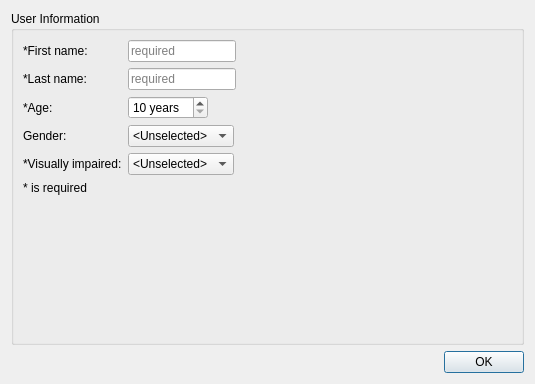
<?xml version="1.0" encoding="UTF-8"?>
<ui version="4.0">
 <class>UserInfoPage</class>
 <widget class="QWidget" name="UserInfoPage">
  <property name="geometry">
   <rect>
    <x>0</x>
    <y>0</y>
    <width>535</width>
    <height>384</height>
   </rect>
  </property>
  <property name="windowTitle">
   <string>UserInfoPage</string>
  </property>
  <layout class="QVBoxLayout" name="verticalLayout">
   <item>
    <widget class="QGroupBox" name="userInfoBox">
     <property name="title">
      <string>User Information</string>
     </property>
     <layout class="QFormLayout" name="formLayout">
      <property name="fieldGrowthPolicy">
       <enum>QFormLayout::FieldsStayAtSizeHint</enum>
      </property>
      <property name="labelAlignment">
       <set>Qt::AlignLeading|Qt::AlignLeft|Qt::AlignVCenter</set>
      </property>
      <item row="0" column="0">
       <widget class="QLabel" name="firstNameLabel">
        <property name="text">
         <string>*First name:</string>
        </property>
       </widget>
      </item>
      <item row="0" column="1">
       <widget class="QLineEdit" name="firstNameEdit">
        <property name="placeholderText">
         <string>required</string>
        </property>
       </widget>
      </item>
      <item row="1" column="0">
       <widget class="QLabel" name="lastNameLabel">
        <property name="text">
         <string>*Last name:</string>
        </property>
       </widget>
      </item>
      <item row="1" column="1">
       <widget class="QLineEdit" name="lastNameEdit">
        <property name="placeholderText">
         <string>required</string>
        </property>
       </widget>
      </item>
      <item row="2" column="0">
       <widget class="QLabel" name="ageLabel">
        <property name="text">
         <string>*Age:</string>
        </property>
       </widget>
      </item>
      <item row="2" column="1">
       <widget class="QSpinBox" name="ageSpin">
        <property name="sizePolicy">
         <sizepolicy hsizetype="Fixed" vsizetype="Fixed">
          <horstretch>0</horstretch>
          <verstretch>0</verstretch>
         </sizepolicy>
        </property>
        <property name="baseSize">
         <size>
          <width>0</width>
          <height>0</height>
         </size>
        </property>
        <property name="suffix">
         <string> years</string>
        </property>
        <property name="minimum">
         <number>10</number>
        </property>
        <property name="maximum">
         <number>100</number>
        </property>
       </widget>
      </item>
      <item row="3" column="0">
       <widget class="QLabel" name="genderLabel">
        <property name="text">
         <string>Gender:</string>
        </property>
       </widget>
      </item>
      <item row="3" column="1">
       <widget class="QComboBox" name="genderCombo">
        <property name="currentIndex">
         <number>0</number>
        </property>
        <item>
         <property name="text">
          <string>&lt;Unselected&gt;</string>
         </property>
        </item>
        <item>
         <property name="text">
          <string>Male</string>
         </property>
        </item>
        <item>
         <property name="text">
          <string>Female</string>
         </property>
        </item>
        <item>
         <property name="text">
          <string>Diverse</string>
         </property>
        </item>
       </widget>
      </item>
      <item row="4" column="0">
       <widget class="QLabel" name="visionLabel">
        <property name="text">
         <string>*Visually impaired:</string>
        </property>
       </widget>
      </item>
      <item row="4" column="1">
       <widget class="QComboBox" name="visionCombo">
        <item>
         <property name="text">
          <string>&lt;Unselected&gt;</string>
         </property>
        </item>
        <item>
         <property name="text">
          <string>Yes</string>
         </property>
        </item>
        <item>
         <property name="text">
          <string>No</string>
         </property>
        </item>
       </widget>
      </item>
      <item row="5" column="0">
       <widget class="QLabel" name="infoLabel">
        <property name="sizePolicy">
         <sizepolicy hsizetype="Expanding" vsizetype="Preferred">
          <horstretch>0</horstretch>
          <verstretch>0</verstretch>
         </sizepolicy>
        </property>
        <property name="text">
         <string>* is required</string>
        </property>
        <property name="alignment">
         <set>Qt::AlignCenter</set>
        </property>
       </widget>
      </item>
     </layout>
    </widget>
   </item>
   <item>
    <widget class="QDialogButtonBox" name="buttonBox">
     <property name="standardButtons">
      <set>QDialogButtonBox::Ok</set>
     </property>
    </widget>
   </item>
  </layout>
 </widget>
 <resources/>
 <connections/>
</ui>
